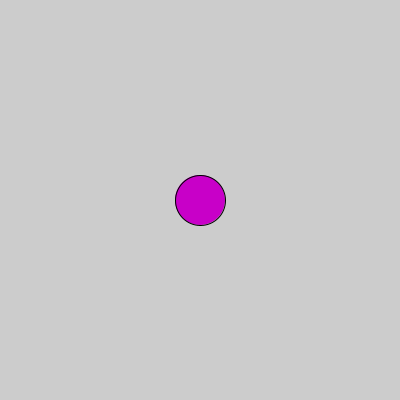
Frame 1 (no input)
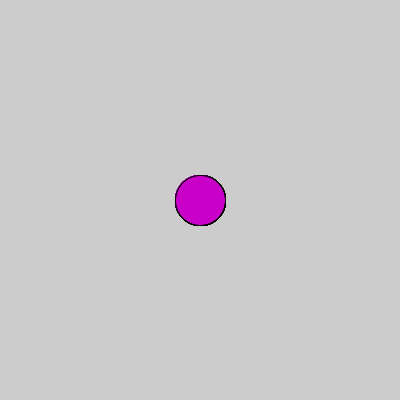
Frame 60 (the mouse pressed at the canvas centre just before this capture)
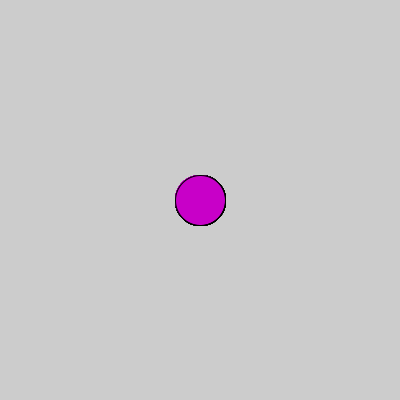
Frame 120 (the mouse held since frame 60 and released just before this capture)

The Processing sketch that drew these frames (run headless with seeded random() and noise(); from frame 60 on, the mouse is pressed at the canvas centre):

// Processing sketch: lesson_9_smoothMotion
// ── lesson_9_smoothMotion.pde
//This sketch will demo how to use VELOCITY to create smooth motion
//VELOCITY is CHANGE in POSITION/TIME

//We need to be in ACTIVE mode...aka insert setup and draw functions

//1) DECLARE the variables for our character
int x = 200;
int y = 200;

//2) DECLARE VELOCITY variables
int vx = 0;
int vy = 0;

//SETUP function runs ONE time when play is pressed
void setup() {
  size(400, 400);
  
}

//DRAW function runs MANY TIMES per second...it LOOPS continuously
void draw() {
  //3) INCREMENT the POSITION by the VELOCITY
  x = x + vx;
  
  fill(x, 0, y);
  
  //4) draw character at position variables
  ellipse(x, y, 50, 50);
}

//5) Assign VELOCITY when keys are pressed
//KEYPRESSED runs each time a key is pressed
//keyCode stores that last special key pressed
void keyPressed() {
  println("A key was pressed!");
  //If the right arrow is pressed
  if (keyCode == RIGHT) {
    //assign positive x velocity
    vx = 2;
  }else if(keyCode == LEFT){
    //assign negative x velocity
    vx = -2;
  }
  
  //if the down arrow is pressed...
  if (keyCode == DOWN) {
    //increase y value
    y = y + 50;
  }else if(keyCode == UP){
    y-=50;
  }
}

//6) Assign VELOCITY to zero when key is released
//keyReleased runs anytime a key is RELEASED
void keyReleased(){
//If the right key OR the left key is RELEASED
  if(keyCode == RIGHT || keyCode == LEFT){
    //set x velocity to zero
    vx = 0;
  }
}
